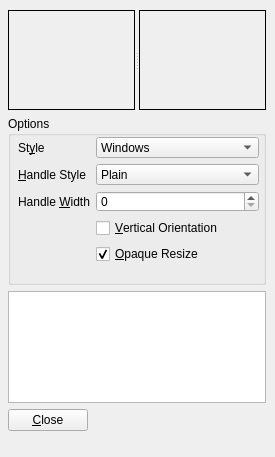
<?xml version="1.0" encoding="UTF-8"?>
<ui version="4.0">
 <class>Dialog</class>
 <widget class="QWidget" name="Dialog">
  <property name="geometry">
   <rect>
    <x>0</x>
    <y>0</y>
    <width>275</width>
    <height>457</height>
   </rect>
  </property>
  <property name="font">
   <font>
    <family>Segoe UI</family>
    <pointsize>9</pointsize>
   </font>
  </property>
  <property name="windowTitle">
   <string>Test Dialog</string>
  </property>
  <widget class="QWidget" name="">
   <property name="geometry">
    <rect>
     <x>8</x>
     <y>10</y>
     <width>258</width>
     <height>421</height>
    </rect>
   </property>
   <layout class="QVBoxLayout" name="layout" stretch="0,3,2,0">
    <item>
     <widget class="QSplitter" name="splitter">
      <property name="minimumSize">
       <size>
        <width>200</width>
        <height>100</height>
       </size>
      </property>
      <property name="orientation">
       <enum>Qt::Horizontal</enum>
      </property>
      <widget class="QFrame" name="frame">
       <property name="minimumSize">
        <size>
         <width>75</width>
         <height>100</height>
        </size>
       </property>
       <property name="frameShape">
        <enum>QFrame::Box</enum>
       </property>
       <property name="frameShadow">
        <enum>QFrame::Plain</enum>
       </property>
      </widget>
      <widget class="QFrame" name="frame_2">
       <property name="minimumSize">
        <size>
         <width>75</width>
         <height>100</height>
        </size>
       </property>
       <property name="frameShape">
        <enum>QFrame::Box</enum>
       </property>
       <property name="frameShadow">
        <enum>QFrame::Plain</enum>
       </property>
      </widget>
     </widget>
    </item>
    <item>
     <widget class="QGroupBox" name="settingsBox">
      <property name="title">
       <string>Options</string>
      </property>
      <widget class="QWidget" name="">
       <property name="geometry">
        <rect>
         <x>10</x>
         <y>21</y>
         <width>241</width>
         <height>127</height>
        </rect>
       </property>
       <layout class="QFormLayout" name="settingsLayout">
        <item row="0" column="0">
         <widget class="QLabel" name="styleLabel">
          <property name="text">
           <string>St&amp;yle</string>
          </property>
          <property name="buddy">
           <cstring>styleBox</cstring>
          </property>
         </widget>
        </item>
        <item row="0" column="1">
         <widget class="QComboBox" name="styleBox">
          <item>
           <property name="text">
            <string>Windows</string>
           </property>
          </item>
          <item>
           <property name="text">
            <string>WindowsXP</string>
           </property>
          </item>
          <item>
           <property name="text">
            <string>WindowsVista</string>
           </property>
          </item>
          <item>
           <property name="text">
            <string>Motif</string>
           </property>
          </item>
          <item>
           <property name="text">
            <string>CDE</string>
           </property>
          </item>
          <item>
           <property name="text">
            <string>Plastique</string>
           </property>
          </item>
          <item>
           <property name="text">
            <string>Cleanlooks</string>
           </property>
          </item>
         </widget>
        </item>
        <item row="1" column="0">
         <widget class="QLabel" name="label">
          <property name="text">
           <string>&amp;Handle Style</string>
          </property>
          <property name="buddy">
           <cstring>comboBox</cstring>
          </property>
         </widget>
        </item>
        <item row="1" column="1">
         <widget class="QComboBox" name="comboBox">
          <item>
           <property name="text">
            <string>Plain</string>
           </property>
          </item>
          <item>
           <property name="text">
            <string>LongLines</string>
           </property>
          </item>
          <item>
           <property name="text">
            <string>Dashes</string>
           </property>
          </item>
         </widget>
        </item>
        <item row="2" column="0">
         <widget class="QLabel" name="label_2">
          <property name="text">
           <string>Handle &amp;Width</string>
          </property>
          <property name="buddy">
           <cstring>spinBox</cstring>
          </property>
         </widget>
        </item>
        <item row="2" column="1">
         <widget class="QSpinBox" name="spinBox"/>
        </item>
        <item row="3" column="1">
         <widget class="QCheckBox" name="checkBox">
          <property name="text">
           <string>&amp;Vertical Orientation</string>
          </property>
         </widget>
        </item>
        <item row="4" column="1">
         <widget class="QCheckBox" name="checkBox_2">
          <property name="text">
           <string>&amp;Opaque Resize</string>
          </property>
          <property name="checked">
           <bool>true</bool>
          </property>
         </widget>
        </item>
       </layout>
      </widget>
     </widget>
    </item>
    <item>
     <widget class="QPlainTextEdit" name="debugBox"/>
    </item>
    <item>
     <widget class="QPushButton" name="pushButton">
      <property name="sizePolicy">
       <sizepolicy hsizetype="Fixed" vsizetype="Fixed">
        <horstretch>0</horstretch>
        <verstretch>0</verstretch>
       </sizepolicy>
      </property>
      <property name="text">
       <string>&amp;Close</string>
      </property>
     </widget>
    </item>
   </layout>
  </widget>
 </widget>
 <resources/>
 <connections>
  <connection>
   <sender>pushButton</sender>
   <signal>clicked()</signal>
   <receiver>Dialog</receiver>
   <slot>close()</slot>
   <hints>
    <hint type="sourcelabel">
     <x>85</x>
     <y>369</y>
    </hint>
    <hint type="destinationlabel">
     <x>430</x>
     <y>375</y>
    </hint>
   </hints>
  </connection>
 </connections>
</ui>
